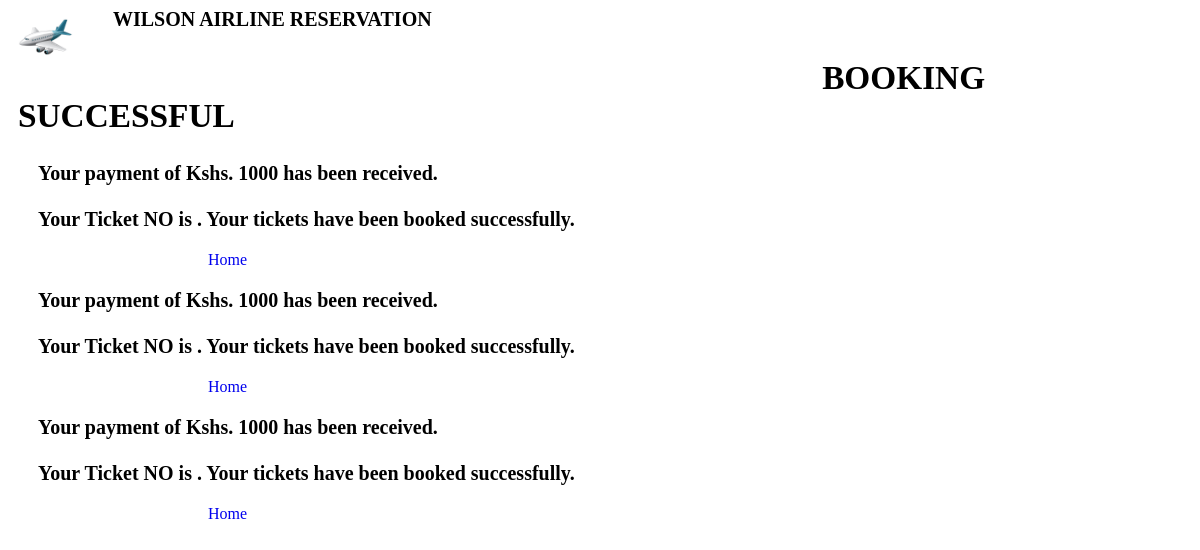
Screenshot of /ticket_success.php (signed in) with the database file from the repository.
### tables this page shows
CREATE TABLE IF NOT EXISTS `payment_details` (
  `payment_id` varchar(20) NOT NULL,
  `pnr` varchar(15) DEFAULT NULL,
  `payment_date` date DEFAULT NULL,
  `payment_amount` int(6) DEFAULT NULL,
  `payment_mode` varchar(15) DEFAULT NULL,
  `customer_id` varchar(200) NOT NULL,
  ` booking_status` varchar(200) NOT NULL,
  `airline_no` varchar(200) NOT NULL,
  PRIMARY KEY (`payment_id`),
  KEY `pnr` (`pnr`)
);

CREATE TABLE IF NOT EXISTS `airline_details` (
  `airline_no` varchar(10) NOT NULL,
  `from_city` varchar(20) DEFAULT NULL,
  `to_city` varchar(20) DEFAULT NULL,
  `departure_date` date NOT NULL,
  `arrival_date` date DEFAULT NULL,
  `departure_time` time DEFAULT NULL,
  `arrival_time` time DEFAULT NULL,
  `seats_economy` int(5) DEFAULT NULL,
  `seats_airlineiness` int(5) DEFAULT NULL,
  `price_economy` int(10) DEFAULT NULL,
  `price_airlineiness` int(10) DEFAULT NULL,
  `tablet_id` varchar(10) DEFAULT NULL,
  PRIMARY KEY (`airline_no`,`departure_date`),
  KEY `tablet_id` (`tablet_id`)
);

### ticket_success.php (the view, shortened to what this page needs)
<html>
	<head>
		<link rel="stylesheet" type="text/css" href="css/style.css"/>
		<link rel="stylesheet" href="font-awesome-4.7.0\css\font-awesome.min.css">
	</head>
	<body>
		<img class="logo" src="admin/img/ndege.jpg"/>
		<h3 id='title' style="width:40px">
			WILSON AIRLINE RESERVATION
		</h3>
		<div style="background-color:#993">
			<ul >
				<li><a href="customer_homepage.php"><i class="fa fa-home" aria-hidden="true"></i> Home</a></li>
				<li><a href="customer_homepage.php"><i class="fa fa-desktop" aria-hidden="true"></i> Dashboard</a></li>
				<li><a href="home_page.php"><i class="fa fa-plane" aria-hidden="true"></i> About Us</a></li>
				<li><a href="home_page.php"><i class="fa fa-phone" aria-hidden="true"></i> Contact Us</a></li>
				<li><a href="logout_handler.php"><i class="fa fa-sign-out" aria-hidden="true"></i> Logout</a></li>
			</ul>
		</div>
		<h2>BOOKING SUCCESSFUL</h2>
                                 <?php  $user_query=mysql_query("select * from payment_details LEFT JOIN airline_details ON payment_details.airline_no=airline_details.airline_no where customer_id='".$_SESSION['login_user']."'")or die(mysql_error());
									while($row=mysql_fetch_array($user_query)){
									?>
		<h3>Your payment of Kshs. <?php echo $row['price_airlineiness']; ?><?php echo $_SESSION['total_amount']; ?> has been received.<br><br> Your Ticket NO is <strong><?php echo $_SESSION['pnr'];?></strong>. Your tickets have been booked successfully.</h3><a style="text-decoration:none; margin-left:200px" href="customer_homepage.php">Home</a>
		<?php  }  ?>
	</body>
</html>

### css/style.css (style rules this page uses)
#title { display: inline; }
.logo { float: left; object-fit: cover; width: 55px; padding: 10px; }
li { display: inline; float: left; }
li a { display: block; color: white; padding: 14px 36px; text-decoration: none; }
h2 { padding-left: 10px; font-size: 25pt; font-style: bold; }
h3 { padding-left: 30px; font-size: 15pt; }

### rows the page displays
payment_details: airline_details.price_airlineiness "1000"
payment_details: airline_details.price_airlineiness "1000"
payment_details: airline_details.price_airlineiness "1000"
